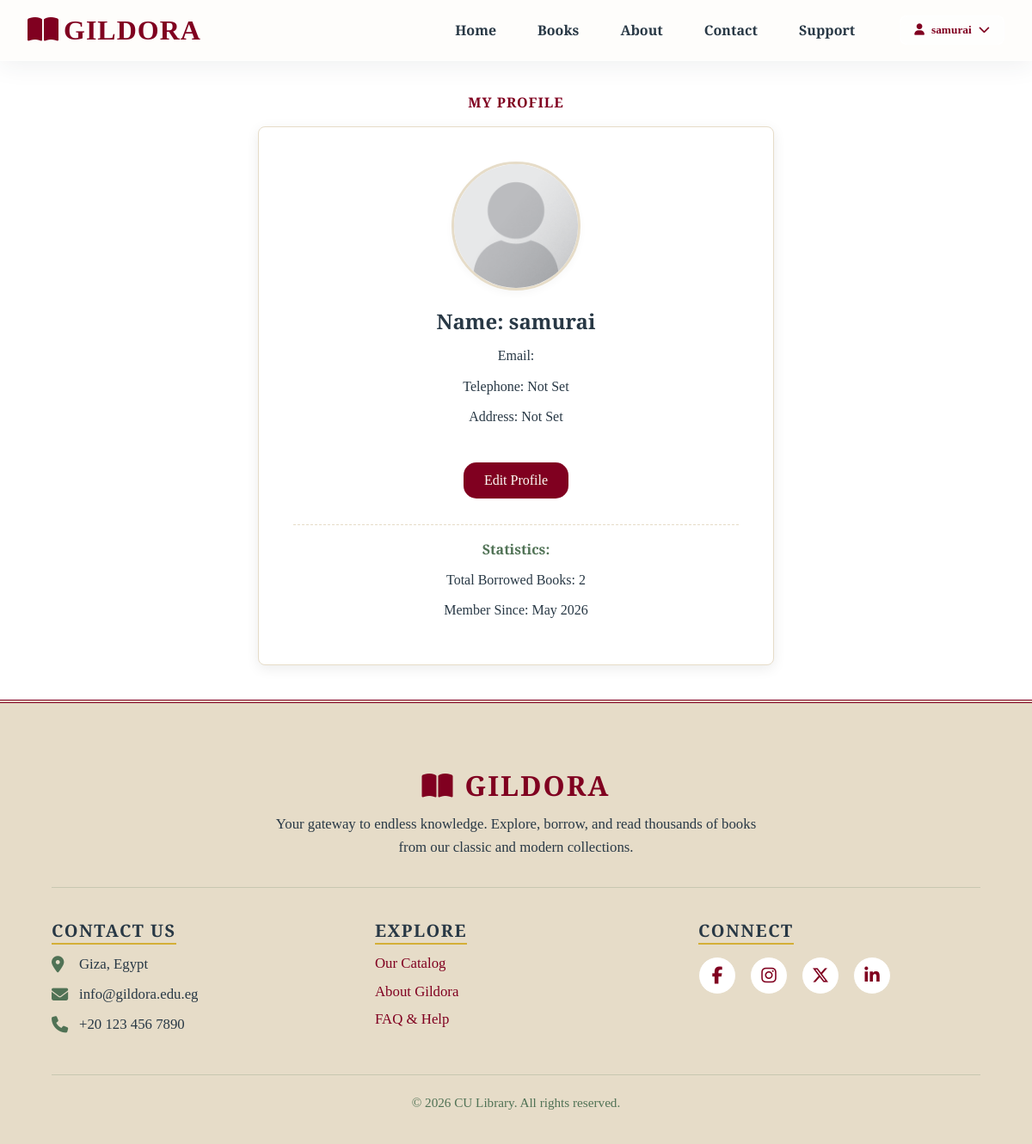
/users/profile/ (signed in), run on the app's committed database.
### users/models.py (models this page shows, shortened)
class User(AbstractUser):
    class Role(models.TextChoices):
        USER  = 'user', 'User'
        ADMIN = 'admin', 'Admin'
    role = models.CharField( max_length=10,choices=Role.choices,default=Role.USER,)
    full_name = models.CharField(max_length=150, blank=True)
    phone = models.CharField(max_length=20,  blank=True)
    address= models.TextField(blank=True)
    profile_picture = models.ImageField( upload_to='profile_pictures/',blank=True,null=True,)
    @property
    def is_admin(self):
        return self.role == self.Role.ADMIN
    @property
    def total_borrowed(self):
        return self.borrow_records.count()

### users/views.py (the view)
# urls.py: path('profile/', views.profile_view, name='profile'),
@login_required
def profile_view(request):
    return render(request, 'users/profile.html')

### users/templates/users/profile.html (shortened to what this page needs)
{% extends 'base.html' %}
{% load static %}
{% block extra_css %}
    <link rel="stylesheet" href="{% static 'users/css/pages/profile/style.css' %}" />
    <link rel="stylesheet" href="{% static 'users/css/pages/profile/media.css' %}" />
{% endblock %}
{% block content %}
    <h1>My Profile</h1>
    <div class="profile">
      {% if user.profile_picture %}
        <img src="{{ user.profile_picture.url }}" alt="Profile Picture" class="profile-pic" height="200" />
      {% else %}
        <img src="{% static 'assets/images/portrait_placeholder.png' %}" alt="Profile Picture" class="profile-pic" height="200" />
      {% endif %}
      <div class="profile-info">
        <h2 id="profile-name">Name: {{ user.full_name|default:user.username }}</h2>
        <p id="profile-email">Email: {{ user.email }}</p>
        <p id="profile-phone">Telephone: {{ user.phone|default:"Not Set" }}</p>
        <p id="profile-address">Address: {{ user.address|default:"Not Set" }}</p>
        <a href="{% url 'users:edit_profile' %}">
          <button class="edit-profile-btn">Edit Profile</button>
        </a>
      </div>
      <div class="profile-stats">
        <h3>Statistics:</h3>
        <p id="total-borrowed">Total Borrowed Books: {{ user.total_borrowed }}</p>
        <p id="member-since">Member Since: {{ user.date_joined|date:"F Y" }}</p>
      </div>
    </div>
{% endblock %}

### templates/base.html (shortened to what this page needs)
{% load static %}
<!doctype html>
<html lang="en">
  <head>
    <link
      rel="stylesheet"
      href="https://cdnjs.cloudflare.com/ajax/libs/font-awesome/6.5.2/css/all.min.css"
    />
    <link
      rel="stylesheet"
      href="{% static 'css/components/footer/media.css' %}"
    />
    <link
      rel="stylesheet"
      href="{% static 'css/components/footer/style.css' %}"
    />
    <link
      rel="stylesheet"
      href="{% static 'css/components/navbar/style.css' %}"
    />
    <link
      rel="stylesheet"
      href="{% static 'css/components/navbar/media.css' %}"
    />
    {% block extra_css %}{% endblock %}
  </head>
  <body>
    <nav class="navbar">
      <div>
        <h2 class="navbar-logo">
          <i class="fa-solid fa-book-open fa-2xl"></i>
          <a class="logo-link" href="{% url 'home' %}">GILDORA</a>
        </h2>
        <div class="nav-menu-container">
          <ul class="navbar-nav">
            <li class="nav-item">
              <a class="nav-link" href="{% url 'home' %}">Home</a>
            </li>
            <li class="nav-item">
              <a class="nav-link" href="{% url 'books:list' %}">Books</a>
            </li>
            <li class="nav-item">
              <a class="nav-link" href="{% url 'about' %}">About</a>
            </li>
            <li class="nav-item">
              <a class="nav-link" href="{% url 'contact' %}">Contact</a>
            </li>
            <li class="nav-item">
              <a class="nav-link" href="{% url 'support' %}">Support</a>
            </li>
          </ul>
          {% if user.is_authenticated %}
          <div class="user-nav" id="user-menu">
            <button class="profile-trigger" id="profile-btn">
              <i class="fa-solid fa-user"></i>
              <span id="nav-username">{{ user.username }}</span>
              <i class="fa-solid fa-chevron-down"></i>
            </button>
          </div>
          {% endif %}
        </div>
      </div>
    </nav>
    <main class="{% block main_class %}{% endblock %}">
       {% block content %} {% endblock %}
    </main>
    <footer class="site-footer">
      <div class="footer-top">
        <div class="footer-brand">
          <h2><i class="fa-solid fa-book-open"></i> GILDORA</h2>
          <p>
            Your gateway to endless knowledge. Explore, borrow, and read
            thousands of books from our classic and modern collections.
          </p>
        </div>
      </div>
      <div class="footer-main">
        <div class="footer-col">
          <h3>Contact Us</h3>
          <address>
            <p><i class="fa-solid fa-location-dot"></i> Giza, Egypt</p>
            <p><i class="fa-solid fa-envelope"></i> info@gildora.edu.eg</p>
            <p><i class="fa-solid fa-phone"></i> +20 123 456 7890</p>
          </address>
        </div>
        <div class="footer-col">
          <h3>Explore</h3>
          <ul>
            <li><a href="{% url 'books:list' %}">Our Catalog</a></li>
            <li><a href="{% url 'about' %}">About Gildora</a></li>
            <li><a href="{% url 'support' %}">FAQ & Help</a></li>
          </ul>
        </div>
        <div class="footer-col">
          <h3>Connect</h3>
          <div class="social-grid">
            <a
              href="https://facebook.com"
              target="_blank"
              rel="noopener noreferrer"
              aria-label="Facebook"
              ><i class="fa-brands fa-facebook-f"></i
            ></a>
            <a
              href="https://instagram.com"
              target="_blank"
              rel="noopener noreferrer"
              aria-label="Instagram"
              ><i class="fa-brands fa-instagram"></i
            ></a>
            <a
              href="https://x.com"
              target="_blank"
              rel="noopener noreferrer"
              aria-label="Twitter"
              ><i class="fa-brands fa-x-twitter"></i
            ></a>
            <a
              href="https://linkedin.com"
              target="_blank"
              rel="noopener noreferrer"
              aria-label="LinkedIn"
              ><i class="fa-brands fa-linkedin-in"></i
            ></a>
          </div>
        </div>
      </div>
      <div class="footer-bottom">
        <p>&copy; 2026 CU Library. All rights reserved.</p>
      </div>
    </footer>
  </body>
</html>

### static/css/components/footer/media.css (style rules this page uses)
.site-footer { background-color: var(--color-bg-secondary); color: var(--color-footer-text); border-top: 4px double var(--color-action-primary); width: 100%; box-sizing: border-box; overflow-x: hidden; padding: 3rem 1.5rem 1.5rem; font-family: var(--font-primary); }
.footer-top { text-align: center; margin-bottom: 2.5rem; padding-bottom: 2rem; border-bottom: 1px solid rgba(80, 114, 85, 0.2); width: 100%; box-sizing: border-box; }
.footer-brand h2 { color: var(--color-action-primary); font-family: var(--font-primary); font-size: 2rem; font-weight: 700; margin-bottom: 1rem; display: flex; align-items: center; justify-content: center; gap: 0.75rem; letter-spacing: 2px; }
.footer-brand p { color: var(--color-text-primary); font-size: 1.05rem; max-width: 600px; margin: 0 auto; line-height: 1.6; padding: 0 10px; }
.footer-main { display: flex; flex-wrap: wrap; justify-content: space-between; gap: 3rem; width: 100%; box-sizing: border-box; margin-bottom: 3rem; }
.footer-col { flex: 1 1 280px; overflow-wrap: break-word; word-wrap: break-word; }
.footer-col h3 { color: var(--color-text-primary); font-size: 1.25rem; margin-bottom: 1.25rem; text-transform: uppercase; letter-spacing: 1.5px; position: relative; display: inline-block; font-weight: 700; }
.footer-col h3::after { content: ""; position: absolute; left: 0; bottom: -6px; width: 100%; height: 2px; background-color: var(--color-accent-gold); }
.footer-col ul { display: flex; flex-direction: column; gap: 1rem; }
.footer-col a { color: var(--color-footer-link); text-decoration: none; font-size: 1.05rem; transition: all 0.3s ease; font-weight: 500; display: inline-block; }
.footer-col address { font-style: normal; display: flex; flex-direction: column; gap: 1rem; }
.footer-col address p { display: flex; align-items: center; gap: 0.75rem; color: var(--color-text-primary); font-size: 1.05rem; }
.footer-col address i { color: var(--color-action-secondary); font-size: 1.2rem; min-width: 20px; }
.social-grid { display: flex; gap: 1rem; flex-wrap: wrap; }
.social-grid a { display: flex; align-items: center; justify-content: center; width: 44px; height: 44px; border-radius: 50%; background-color: var(--color-bg-tertiary); color: var(--color-action-primary); border: 1px solid var(--color-border-default); transition: all 0.3s ease; font-size: 1.25rem; padding: 0; }
.footer-bottom { text-align: center; padding-top: 1.5rem; border-top: 1px solid rgba(80, 114, 85, 0.2); width: 100%; }
.footer-bottom p { color: var(--color-text-secondary); font-size: 0.95rem; }

### static/css/components/footer/style.css (style rules this page uses)
footer { background-color: var(--color-bg-secondary); color: var(--color-footer-text); padding: 80px 5% 40px !important; width: 100%; margin-top: 40px; box-sizing: border-box; }

### static/css/components/navbar/media.css (style rules this page uses)
@media all and (min-width: 576px) { .navbar > div { padding: 16px 24px; } }
@media all and (min-width: 768px) { .navbar > div { padding: 18px 28px; } }
@media all and (min-width: 768px) { .logo-link { font-size: 28px; } }
@media all and (min-width: 768px) { .nav-link { font-size: 16px; } }
@media all and (min-width: 992px) { .nav-menu-container { display: flex !important; flex-direction: row; width: auto; margin-top: 0; padding-top: 0; border-top: none; flex-grow: 1; justify-content: flex-end; gap: 24px; animation: none; } }
@media all and (min-width: 992px) { .navbar-nav { flex-direction: row; width: auto; gap: 16px; } }
@media all and (min-width: 992px) { .nav-item { width: auto; } }
@media all and (min-width: 1200px) { .navbar > div { padding: 18px 32px; } }
@media all and (min-width: 1200px) { .nav-menu-container { gap: 40px; } }
@media all and (min-width: 1200px) { .navbar-nav { gap: 24px; } }
@media all and (min-width: 1200px) { .logo-link { font-size: 32px; } }

### data on the page
User: username "samurai", full_name "samurai", phone "Not Set", address "Not Set", total_borrowed "2", date_joined "May 2026"
